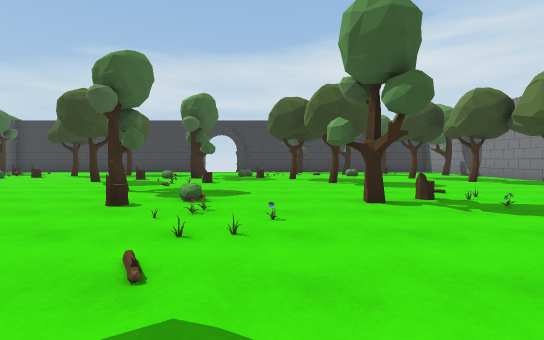
view 1 (above)

12 first-person views from a walk through a 3-D level made in the Unity game engine. The camera is 1.2 m above the floor, tilts 2° down and sees 85° across. Doors are open. The floor is counted in squares, 2 m on a side. Each view is taken from the middle of a square. On the plan, view 1 faces up. The plan holds only what a view shows up to about 9 squares ahead; the rest is blank. The place goes on beyond the plan. Some animated figures are not drawn.

view 2
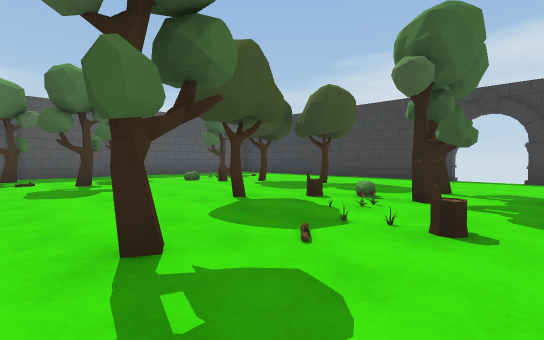

view 3
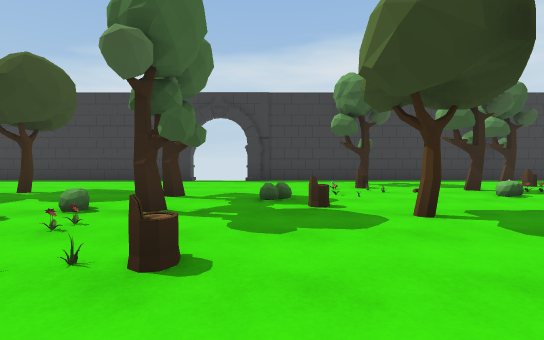

view 4
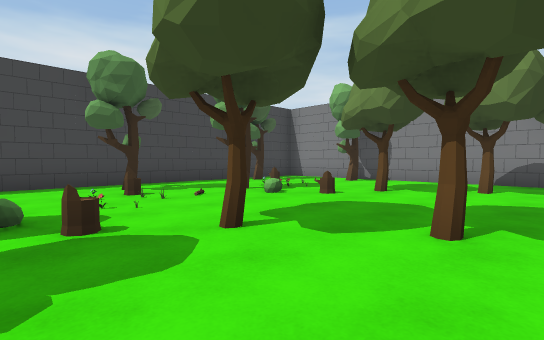

view 5
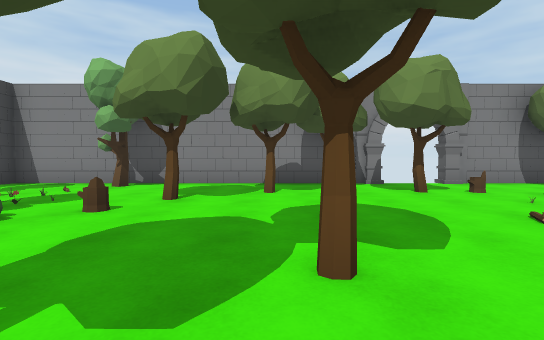

view 6
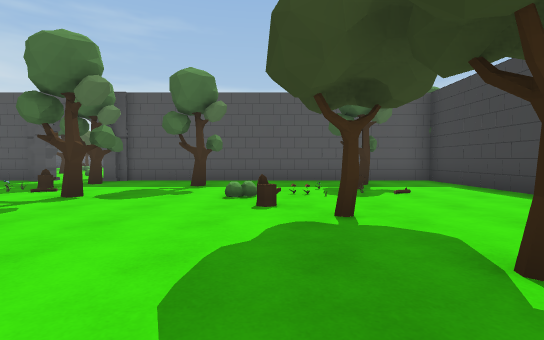

view 7
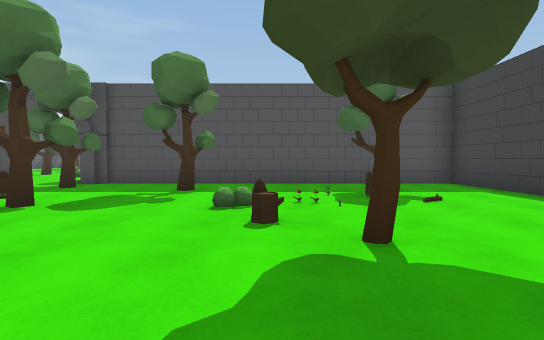

view 8
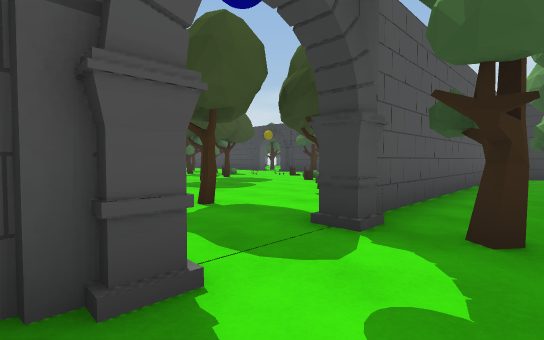

view 9
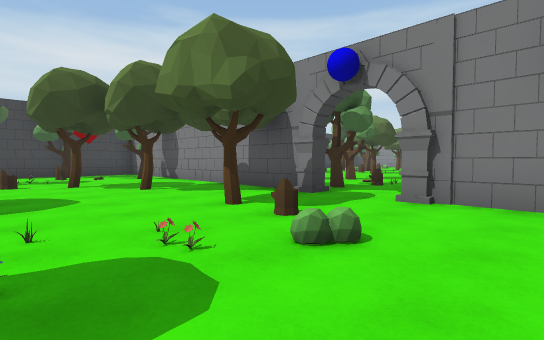

view 10
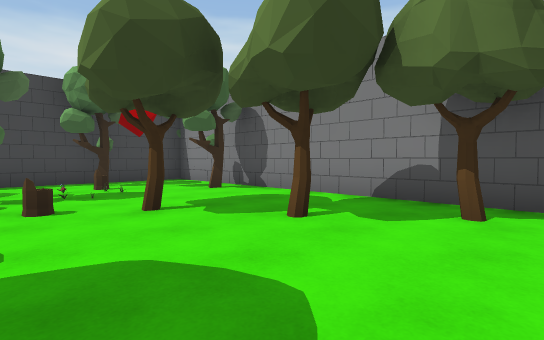

view 11
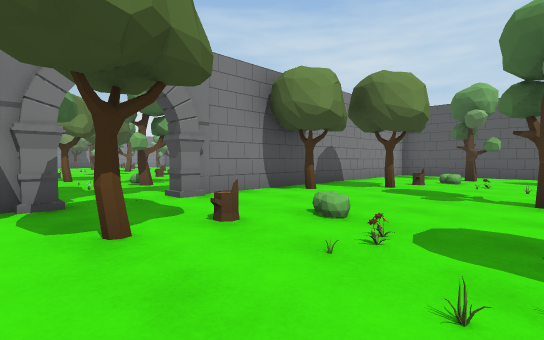

view 12
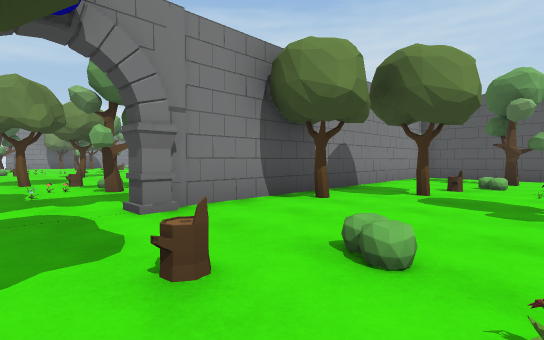

### Floor plan
Points are (right, up) in squares from view 1. A wall is a line through its corners. A room is listed if a view was taken in it or the views show most of it. See-through windows are left out.
Room 1 (views 1, 2, 3, 4, 5, 6, 7, 8)
walls: (-12.3, 3.7) (-12.3, 3.4); (-12.3, 5.8) (-12.3, 5.3); (-12.5, 3.4) (-12.5, 2.1); (7.3, 3.2) (7.3, 3.7); (7.3, 5.2) (7.3, 5.7); (-1.2, 14.3) (-1.8, 14.3); (-3.6, 14.5) (-13.1, 14.5); (7.5, 5.6) (7.5, 14.5) (-1.4, 14.5); (7.5, 1) (7.5, 3.4); (-12.5, 10.5) (-12.5, 5.6); (-12.5, 14.6) (-12.5, 12.4)
ways out: open door at (-12.5, 4.5) to room 2; open door at (-2.5, 14.5); open door at (7.5, 4.5)
objects: other object (-11, 5); tree (-11, 6); tree (-11, 8); tree (-11, 12); tree (-10, 3); other object (-10, 4); stump (-10, 5); other object (-10, 6); other object (-10, 10); other object (-10, 11); other object (-10, 12); other object (-9, 4); tree (-9, 7); other object (-9, 10); other object (-9, 11); other object (-9, 12); other object (-9, 13); stump (-8, 3); stump (-8, 10); tree (-7, 4); tree (-7, 11); tree (-5, 8); tree (-5, 11); stump (-4, 9); tree (-3, 6); other object (-3, 8); other object (-3, 9); tree (-3, 11) to (-2, 11); other object (-2, 3); stump (-2, 4); other object (-2, 7); stump (-2, 8); tree (-2, 9); other object (-1, 2); other object (-1, 3); other object (-1, 4); other object (-1, 11); other object (0, 2); other object (0, 3); stump (0, 10); other object (0, 11); other object (0, 12); tree (1, 4); tree (1, 9); other object (1, 11); stump (1, 12); tree (1, 13); stump (2, 5); tree (2, 8); other object (2, 12); other object (3, 3); other object (3, 4); other object (3, 5); tree (3, 12); other object (4, 3); stump (4, 10); other object (4, 11); stump (5, 4); tree (5, 5) to (6, 5); tree (5, 8); tree (5, 10); other object (5, 12); stump (5, 13); tree (5, 14); tree (7, 1); tree (7, 7); tree (7, 12)
Room 2 (views 9, 10, 11, 12)
walls: (-12.7, 5.3) (-12.7, 5.7); (-12.5, 5.6) (-12.5, 10.5); (-12.7, 3.4) (-12.7, 3.7); (-12.6, 2.1) (-12.5, 3.4); (-12.5, 12.6) (-12.5, 14.2); (-12.5, -4.2) (-12.5, 3.4); (-13.1, 14.5) (-16.8, 14.5); (-16.5, -5.5) (-13.8, -5.5)
ways out: open door at (-12.5, 4.5) to room 1
objects: tree (-17, 1); other object (-17, 3); other object (-17, 5); tree (-17, 12); other object (-16, -2); other object (-16, 3); flower (-16, 4); stump (-16, 10); other object (-16, 11); tree (-15, -4); stump (-15, 4); tree (-15, 5); tree (-15, 8); tree (-15, 10); stump (-15, 13); tree (-15, 14); stump (-14, -2); tree (-14, 0); tree (-13, 1); tree (-13, 7); tree (-13, 11) to (-13, 12)

Where each view was taken, in squares from view 1:
view 1: 0 up, 0 right, facing up
view 2: 5 up, 1 left, facing up-left
view 3: 6 up, 1 left, facing up
view 4: 7 up, 1 left, facing up-right
view 5: 8 up, 0 right, facing right
view 6: 10 up, 4 left, facing left
view 7: 10 up, 5 left, facing left
view 8: 3 up, 11 left, facing up-left
view 9: 2 up, 17 left, facing up-right
view 10: 6 up, 17 left, facing up-right
view 11: 6 up, 17 left, facing down-right
view 12: 5 up, 16 left, facing down-right
